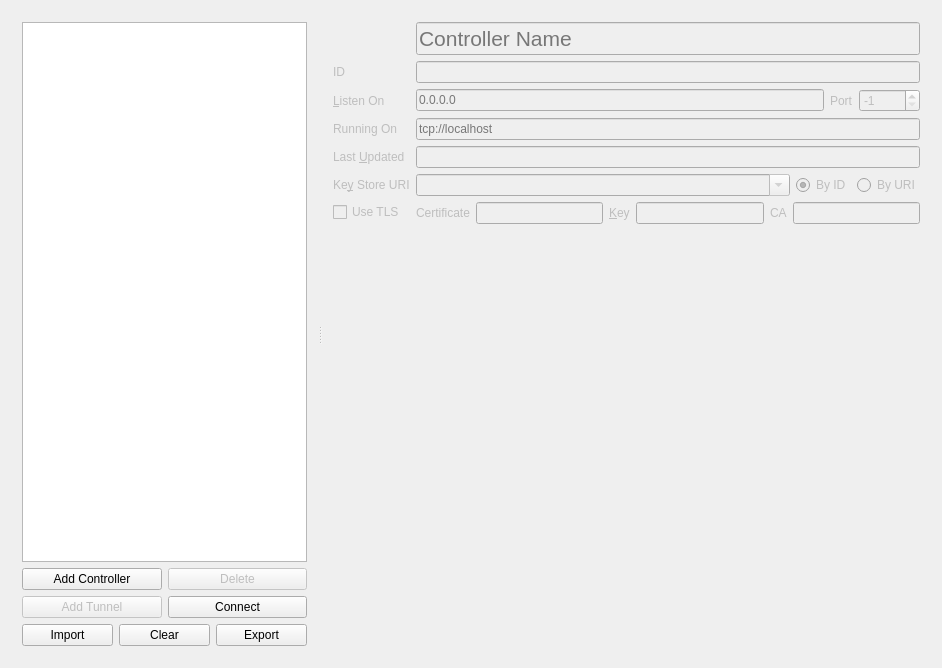
<?xml version="1.0" encoding="UTF-8"?>
<ui version="4.0">
 <author>Richard Collins &lt;richard.collins@bristol.ac.uk&gt;</author>
 <comment>Copyright (C) University of Bristol 2017
   This Source Code Form is subject to the terms of the Mozilla Public License, v. 2.0. 
   If a copy of the MPL was not distributed with this file, You can obtain one at https://mozilla.org/MPL/2.0/.
   See LICENSE file for details.</comment>
 <class>MainWindow</class>
 <widget class="QMainWindow" name="MainWindow">
  <property name="geometry">
   <rect>
    <x>0</x>
    <y>0</y>
    <width>942</width>
    <height>668</height>
   </rect>
  </property>
  <property name="windowTitle">
   <string>MainWindow</string>
  </property>
  <property name="toolTip">
   <string/>
  </property>
  <widget class="QWidget" name="centralWidget">
   <layout class="QGridLayout" name="gridLayout">
    <item row="0" column="0">
     <widget class="QSplitter" name="splitter">
      <property name="orientation">
       <enum>Qt::Horizontal</enum>
      </property>
      <widget class="QWidget" name="verticalLayoutWidget_2">
       <layout class="QVBoxLayout" name="leftPane">
        <item>
         <widget class="QTreeView" name="controllerList">
          <property name="sizePolicy">
           <sizepolicy hsizetype="MinimumExpanding" vsizetype="MinimumExpanding">
            <horstretch>0</horstretch>
            <verstretch>0</verstretch>
           </sizepolicy>
          </property>
          <property name="toolTip">
           <string>Known controllers and their details</string>
          </property>
          <property name="alternatingRowColors">
           <bool>true</bool>
          </property>
          <property name="selectionBehavior">
           <enum>QAbstractItemView::SelectRows</enum>
          </property>
          <property name="autoExpandDelay">
           <number>0</number>
          </property>
          <property name="rootIsDecorated">
           <bool>true</bool>
          </property>
          <property name="uniformRowHeights">
           <bool>true</bool>
          </property>
          <attribute name="headerVisible">
           <bool>false</bool>
          </attribute>
         </widget>
        </item>
        <item>
         <layout class="QGridLayout" name="gridLayout_7">
          <item row="0" column="0">
           <widget class="QPushButton" name="controllerAdd">
            <property name="toolTip">
             <string>Add a controller configuration to run locally</string>
            </property>
            <property name="text">
             <string>Add Controller</string>
            </property>
            <property name="icon">
             <iconset theme="add">
              <normaloff>.</normaloff>.</iconset>
            </property>
           </widget>
          </item>
          <item row="0" column="2">
           <widget class="QPushButton" name="controllerDelete">
            <property name="enabled">
             <bool>false</bool>
            </property>
            <property name="text">
             <string>Delete</string>
            </property>
            <property name="icon">
             <iconset theme="remove">
              <normaloff>.</normaloff>.</iconset>
            </property>
           </widget>
          </item>
          <item row="1" column="2">
           <widget class="QPushButton" name="manualConnect">
            <property name="enabled">
             <bool>true</bool>
            </property>
            <property name="toolTip">
             <string>&lt;html&gt;&lt;head/&gt;&lt;body&gt;&lt;p&gt;Connect to a running service &lt;/p&gt;&lt;p&gt;which has not been detected.&lt;/p&gt;&lt;/body&gt;&lt;/html&gt;</string>
            </property>
            <property name="text">
             <string>Connect</string>
            </property>
            <property name="icon">
             <iconset theme="network-connect">
              <normaloff>.</normaloff>.</iconset>
            </property>
           </widget>
          </item>
          <item row="1" column="0">
           <widget class="QPushButton" name="createTunnel">
            <property name="enabled">
             <bool>false</bool>
            </property>
            <property name="text">
             <string>Add Tunnel</string>
            </property>
            <property name="icon">
             <iconset theme="add">
              <normaloff>.</normaloff>.</iconset>
            </property>
           </widget>
          </item>
         </layout>
        </item>
        <item>
         <layout class="QGridLayout" name="gridLayout_11" columnstretch="0,0,0" rowminimumheight="0">
          <property name="sizeConstraint">
           <enum>QLayout::SetDefaultConstraint</enum>
          </property>
          <item row="0" column="0">
           <widget class="QPushButton" name="importSettings">
            <property name="text">
             <string>Import</string>
            </property>
            <property name="icon">
             <iconset theme="document-import">
              <normaloff>.</normaloff>.</iconset>
            </property>
           </widget>
          </item>
          <item row="0" column="1">
           <widget class="QPushButton" name="clearModels">
            <property name="text">
             <string>Clear</string>
            </property>
            <property name="icon">
             <iconset theme="editclear">
              <normaloff>.</normaloff>.</iconset>
            </property>
           </widget>
          </item>
          <item row="0" column="2">
           <widget class="QPushButton" name="exportSettings">
            <property name="text">
             <string>Export</string>
            </property>
            <property name="icon">
             <iconset theme="document-export">
              <normaloff>.</normaloff>.</iconset>
            </property>
           </widget>
          </item>
         </layout>
        </item>
       </layout>
      </widget>
      <widget class="QFrame" name="rightFrame">
       <property name="enabled">
        <bool>false</bool>
       </property>
       <property name="sizePolicy">
        <sizepolicy hsizetype="MinimumExpanding" vsizetype="Preferred">
         <horstretch>0</horstretch>
         <verstretch>0</verstretch>
        </sizepolicy>
       </property>
       <layout class="QVBoxLayout" name="rightPane">
        <item>
         <layout class="QFormLayout" name="formLayout_2">
          <item row="2" column="0">
           <widget class="QLabel" name="controllerIcon">
            <property name="sizePolicy">
             <sizepolicy hsizetype="Fixed" vsizetype="Fixed">
              <horstretch>0</horstretch>
              <verstretch>0</verstretch>
             </sizepolicy>
            </property>
            <property name="maximumSize">
             <size>
              <width>64</width>
              <height>64</height>
             </size>
            </property>
            <property name="text">
             <string/>
            </property>
            <property name="pixmap">
             <pixmap resource="images.qrc">:/icons/Controller</pixmap>
            </property>
            <property name="scaledContents">
             <bool>true</bool>
            </property>
           </widget>
          </item>
          <item row="2" column="1">
           <widget class="QLineEdit" name="controllerName">
            <property name="sizePolicy">
             <sizepolicy hsizetype="Expanding" vsizetype="Minimum">
              <horstretch>0</horstretch>
              <verstretch>0</verstretch>
             </sizepolicy>
            </property>
            <property name="font">
             <font>
              <pointsize>16</pointsize>
             </font>
            </property>
            <property name="placeholderText">
             <string>Controller Name</string>
            </property>
           </widget>
          </item>
          <item row="3" column="0">
           <widget class="QLabel" name="controllerIDLabel">
            <property name="text">
             <string>ID</string>
            </property>
            <property name="buddy">
             <cstring>controllerID</cstring>
            </property>
           </widget>
          </item>
          <item row="3" column="1">
           <widget class="QLineEdit" name="controllerID">
            <property name="toolTip">
             <string>GUID for the service</string>
            </property>
            <property name="readOnly">
             <bool>false</bool>
            </property>
            <property name="clearButtonEnabled">
             <bool>false</bool>
            </property>
           </widget>
          </item>
          <item row="4" column="0">
           <widget class="QLabel" name="listenAddressLabel">
            <property name="text">
             <string>&amp;Listen On</string>
            </property>
            <property name="buddy">
             <cstring>listenAddress</cstring>
            </property>
           </widget>
          </item>
          <item row="4" column="1">
           <layout class="QHBoxLayout" name="horizontalLayout_3">
            <item>
             <widget class="QLineEdit" name="listenAddress">
              <property name="placeholderText">
               <string>0.0.0.0</string>
              </property>
             </widget>
            </item>
            <item>
             <widget class="QLabel" name="listenPortLabel">
              <property name="text">
               <string>Port</string>
              </property>
              <property name="buddy">
               <cstring>listenPort</cstring>
              </property>
             </widget>
            </item>
            <item>
             <widget class="QSpinBox" name="listenPort">
              <property name="buttonSymbols">
               <enum>QAbstractSpinBox::UpDownArrows</enum>
              </property>
              <property name="minimum">
               <number>-1</number>
              </property>
              <property name="maximum">
               <number>65535</number>
              </property>
              <property name="value">
               <number>-1</number>
              </property>
             </widget>
            </item>
           </layout>
          </item>
          <item row="5" column="0">
           <widget class="QLabel" name="controllerHostLabel">
            <property name="text">
             <string>Running On</string>
            </property>
            <property name="buddy">
             <cstring>controllerHost</cstring>
            </property>
           </widget>
          </item>
          <item row="5" column="1">
           <widget class="QLineEdit" name="controllerHost">
            <property name="enabled">
             <bool>false</bool>
            </property>
            <property name="inputMethodHints">
             <set>Qt::ImhUrlCharactersOnly</set>
            </property>
            <property name="readOnly">
             <bool>false</bool>
            </property>
            <property name="placeholderText">
             <string>tcp://localhost</string>
            </property>
           </widget>
          </item>
          <item row="6" column="0">
           <widget class="QLabel" name="lastUpdatedLabel">
            <property name="text">
             <string>Last &amp;Updated</string>
            </property>
            <property name="buddy">
             <cstring>lastUpdated</cstring>
            </property>
           </widget>
          </item>
          <item row="6" column="1">
           <widget class="QLineEdit" name="lastUpdated">
            <property name="toolTip">
             <string>Last time fields where updated</string>
            </property>
            <property name="autoFillBackground">
             <bool>false</bool>
            </property>
            <property name="inputMethodHints">
             <set>Qt::ImhDate|Qt::ImhTime</set>
            </property>
            <property name="readOnly">
             <bool>true</bool>
            </property>
            <property name="clearButtonEnabled">
             <bool>false</bool>
            </property>
           </widget>
          </item>
          <item row="8" column="1">
           <layout class="QHBoxLayout" name="horizontalLayout_10">
            <item>
             <widget class="QComboBox" name="keyStoreFactory">
              <property name="toolTip">
               <string>Specify where keys are retrieved from</string>
              </property>
              <property name="inputMethodHints">
               <set>Qt::ImhUrlCharactersOnly</set>
              </property>
              <property name="editable">
               <bool>true</bool>
              </property>
             </widget>
            </item>
            <item>
             <widget class="QRadioButton" name="keyStoreFactoryById">
              <property name="sizePolicy">
               <sizepolicy hsizetype="Maximum" vsizetype="Fixed">
                <horstretch>0</horstretch>
                <verstretch>0</verstretch>
               </sizepolicy>
              </property>
              <property name="text">
               <string>By ID</string>
              </property>
              <property name="checked">
               <bool>true</bool>
              </property>
              <attribute name="buttonGroup">
               <string notr="true">keyStoreReferenceGroup</string>
              </attribute>
             </widget>
            </item>
            <item>
             <widget class="QRadioButton" name="keyStoreFactoryByUri">
              <property name="sizePolicy">
               <sizepolicy hsizetype="Maximum" vsizetype="Fixed">
                <horstretch>0</horstretch>
                <verstretch>0</verstretch>
               </sizepolicy>
              </property>
              <property name="text">
               <string>By URI</string>
              </property>
              <attribute name="buttonGroup">
               <string notr="true">keyStoreReferenceGroup</string>
              </attribute>
             </widget>
            </item>
           </layout>
          </item>
          <item row="8" column="0">
           <widget class="QLabel" name="keyStoreFactoryLabel">
            <property name="text">
             <string>Ke&amp;y Store URI</string>
            </property>
            <property name="buddy">
             <cstring>keyStoreFactory</cstring>
            </property>
           </widget>
          </item>
          <item row="9" column="1">
           <layout class="QHBoxLayout" name="horizontalLayout_6">
            <item>
             <widget class="QLabel" name="label_2">
              <property name="text">
               <string>Certificate</string>
              </property>
              <property name="buddy">
               <cstring>certFile</cstring>
              </property>
             </widget>
            </item>
            <item>
             <widget class="QLineEdit" name="certFile"/>
            </item>
            <item>
             <widget class="QLabel" name="label_4">
              <property name="text">
               <string>&amp;Key</string>
              </property>
              <property name="buddy">
               <cstring>keyFile</cstring>
              </property>
             </widget>
            </item>
            <item>
             <widget class="QLineEdit" name="keyFile"/>
            </item>
            <item>
             <widget class="QLabel" name="label_6">
              <property name="text">
               <string>CA</string>
              </property>
              <property name="buddy">
               <cstring>caFile</cstring>
              </property>
             </widget>
            </item>
            <item>
             <widget class="QLineEdit" name="caFile"/>
            </item>
           </layout>
          </item>
          <item row="9" column="0">
           <widget class="QCheckBox" name="certUseTls">
            <property name="text">
             <string>Use TLS</string>
            </property>
           </widget>
          </item>
         </layout>
        </item>
        <item>
         <widget class="QStackedWidget" name="editStack">
          <property name="sizePolicy">
           <sizepolicy hsizetype="Preferred" vsizetype="MinimumExpanding">
            <horstretch>0</horstretch>
            <verstretch>0</verstretch>
           </sizepolicy>
          </property>
          <widget class="QWidget" name="blankEditPage">
           <layout class="QGridLayout" name="gridLayout_4">
            <item row="0" column="0">
             <widget class="QLabel" name="label_5">
              <property name="text">
               <string/>
              </property>
             </widget>
            </item>
           </layout>
          </widget>
          <widget class="QWidget" name="tunnelEditPage">
           <layout class="QGridLayout" name="gridLayout_2">
            <item row="11" column="1">
             <layout class="QHBoxLayout" name="horizontalLayout_4">
              <item>
               <widget class="QComboBox" name="tunCryptoBlockCypher">
                <property name="editable">
                 <bool>true</bool>
                </property>
               </widget>
              </item>
              <item>
               <widget class="QLabel" name="tunCryptoKeySizeLabel">
                <property name="sizePolicy">
                 <sizepolicy hsizetype="Maximum" vsizetype="Maximum">
                  <horstretch>0</horstretch>
                  <verstretch>0</verstretch>
                 </sizepolicy>
                </property>
                <property name="text">
                 <string>Key Si&amp;ze</string>
                </property>
                <property name="buddy">
                 <cstring>tunCryptoKeySize</cstring>
                </property>
               </widget>
              </item>
              <item>
               <widget class="QComboBox" name="tunCryptoKeySize">
                <property name="sizePolicy">
                 <sizepolicy hsizetype="Maximum" vsizetype="Fixed">
                  <horstretch>0</horstretch>
                  <verstretch>0</verstretch>
                 </sizepolicy>
                </property>
                <property name="editable">
                 <bool>true</bool>
                </property>
               </widget>
              </item>
             </layout>
            </item>
            <item row="6" column="1">
             <layout class="QHBoxLayout" name="horizontalLayout_5">
              <item>
               <widget class="QLineEdit" name="tunEndDevice"/>
              </item>
              <item>
               <widget class="QToolButton" name="tunEndDeviceEdit">
                <property name="text">
                 <string>Edit</string>
                </property>
                <property name="icon">
                 <iconset theme="edit">
                  <normaloff>.</normaloff>.</iconset>
                </property>
               </widget>
              </item>
             </layout>
            </item>
            <item row="10" column="1">
             <layout class="QHBoxLayout" name="horizontalLayout_2">
              <item>
               <widget class="QComboBox" name="tunCryptoMode">
                <property name="editable">
                 <bool>true</bool>
                </property>
               </widget>
              </item>
              <item>
               <widget class="QComboBox" name="tunCryptoSubMode">
                <property name="editable">
                 <bool>true</bool>
                </property>
               </widget>
              </item>
             </layout>
            </item>
            <item row="4" column="0">
             <widget class="QLabel" name="tunStartDeviceLabel">
              <property name="text">
               <string>&amp;Start Device</string>
              </property>
              <property name="buddy">
               <cstring>tunStartDevice</cstring>
              </property>
             </widget>
            </item>
            <item row="0" column="0">
             <widget class="QLabel" name="tunIcon">
              <property name="maximumSize">
               <size>
                <width>64</width>
                <height>64</height>
               </size>
              </property>
              <property name="text">
               <string/>
              </property>
              <property name="pixmap">
               <pixmap resource="images.qrc">:/icons/tun</pixmap>
              </property>
              <property name="scaledContents">
               <bool>true</bool>
              </property>
             </widget>
            </item>
            <item row="12" column="1">
             <layout class="QHBoxLayout" name="horizontalLayout_8">
              <item>
               <widget class="QSpinBox" name="tunKeyMaxBytes">
                <property name="alignment">
                 <set>Qt::AlignRight|Qt::AlignTrailing|Qt::AlignVCenter</set>
                </property>
                <property name="accelerated">
                 <bool>true</bool>
                </property>
                <property name="showGroupSeparator" stdset="0">
                 <bool>false</bool>
                </property>
                <property name="suffix">
                 <string/>
                </property>
                <property name="minimum">
                 <number>-1</number>
                </property>
                <property name="maximum">
                 <number>1025</number>
                </property>
                <property name="singleStep">
                 <number>64</number>
                </property>
               </widget>
              </item>
              <item>
               <widget class="QComboBox" name="tunKeyMaxBytesScale">
                <property name="sizePolicy">
                 <sizepolicy hsizetype="Minimum" vsizetype="Fixed">
                  <horstretch>0</horstretch>
                  <verstretch>0</verstretch>
                 </sizepolicy>
                </property>
                <item>
                 <property name="text">
                  <string>KiB</string>
                 </property>
                </item>
                <item>
                 <property name="text">
                  <string>MiB</string>
                 </property>
                </item>
                <item>
                 <property name="text">
                  <string>TiB</string>
                 </property>
                </item>
               </widget>
              </item>
              <item>
               <widget class="QLabel" name="label">
                <property name="text">
                 <string>or after</string>
                </property>
                <property name="buddy">
                 <cstring>tunKeyMaxTime</cstring>
                </property>
               </widget>
              </item>
              <item>
               <widget class="QSpinBox" name="tunKeyMaxTime">
                <property name="sizePolicy">
                 <sizepolicy hsizetype="MinimumExpanding" vsizetype="Fixed">
                  <horstretch>0</horstretch>
                  <verstretch>0</verstretch>
                 </sizepolicy>
                </property>
                <property name="layoutDirection">
                 <enum>Qt::LeftToRight</enum>
                </property>
                <property name="alignment">
                 <set>Qt::AlignRight|Qt::AlignTrailing|Qt::AlignVCenter</set>
                </property>
                <property name="suffix">
                 <string/>
                </property>
                <property name="minimum">
                 <number>0</number>
                </property>
                <property name="maximum">
                 <number>2147483647</number>
                </property>
               </widget>
              </item>
              <item>
               <widget class="QComboBox" name="tunKeyMaxTimeUnits">
                <property name="sizePolicy">
                 <sizepolicy hsizetype="Minimum" vsizetype="Fixed">
                  <horstretch>0</horstretch>
                  <verstretch>0</verstretch>
                 </sizepolicy>
                </property>
                <item>
                 <property name="text">
                  <string>Seconds</string>
                 </property>
                </item>
                <item>
                 <property name="text">
                  <string>Minutes</string>
                 </property>
                </item>
                <item>
                 <property name="text">
                  <string>Hours</string>
                 </property>
                </item>
               </widget>
              </item>
              <item>
               <widget class="QLabel" name="label_3">
                <property name="text">
                 <string>time</string>
                </property>
               </widget>
              </item>
              <item>
               <spacer name="horizontalSpacer">
                <property name="orientation">
                 <enum>Qt::Horizontal</enum>
                </property>
                <property name="sizeHint" stdset="0">
                 <size>
                  <width>40</width>
                  <height>20</height>
                 </size>
                </property>
               </spacer>
              </item>
             </layout>
            </item>
            <item row="20" column="1">
             <widget class="QPushButton" name="tunActivate">
              <property name="enabled">
               <bool>false</bool>
              </property>
              <property name="text">
               <string>Activate</string>
              </property>
              <property name="icon">
               <iconset theme="system-run">
                <normaloff>.</normaloff>.</iconset>
              </property>
              <property name="checkable">
               <bool>true</bool>
              </property>
             </widget>
            </item>
            <item row="21" column="1">
             <spacer name="verticalSpacer">
              <property name="orientation">
               <enum>Qt::Vertical</enum>
              </property>
              <property name="sizeHint" stdset="0">
               <size>
                <width>20</width>
                <height>40</height>
               </size>
              </property>
             </spacer>
            </item>
            <item row="3" column="0">
             <widget class="QLabel" name="tunOtherControllerLabel">
              <property name="text">
               <string>Other Controller</string>
              </property>
              <property name="buddy">
               <cstring>tunOtherController</cstring>
              </property>
             </widget>
            </item>
            <item row="4" column="1">
             <layout class="QHBoxLayout" name="horizontalLayout">
              <item>
               <widget class="QLineEdit" name="tunStartDevice"/>
              </item>
              <item>
               <widget class="QToolButton" name="tunStartDeviceEdit">
                <property name="toolTip">
                 <string>Edit the selected device</string>
                </property>
                <property name="text">
                 <string>Edit</string>
                </property>
                <property name="icon">
                 <iconset theme="edit">
                  <normaloff>.</normaloff>.</iconset>
                </property>
               </widget>
              </item>
             </layout>
            </item>
            <item row="10" column="0">
             <widget class="QLabel" name="tunCryptoModeLabel">
              <property name="sizePolicy">
               <sizepolicy hsizetype="Maximum" vsizetype="Maximum">
                <horstretch>0</horstretch>
                <verstretch>0</verstretch>
               </sizepolicy>
              </property>
              <property name="text">
               <string>Crypto &amp;Mode</string>
              </property>
              <property name="buddy">
               <cstring>tunCryptoMode</cstring>
              </property>
             </widget>
            </item>
            <item row="3" column="1">
             <layout class="QHBoxLayout" name="horizontalLayout_9">
              <item>
               <widget class="QComboBox" name="tunOtherController">
                <property name="editable">
                 <bool>true</bool>
                </property>
               </widget>
              </item>
              <item>
               <widget class="QRadioButton" name="tunOtherControllerByID">
                <property name="sizePolicy">
                 <sizepolicy hsizetype="Maximum" vsizetype="Fixed">
                  <horstretch>0</horstretch>
                  <verstretch>0</verstretch>
                 </sizepolicy>
                </property>
                <property name="toolTip">
                 <string>Referencing the Controller by ID uses dynamic discovery.
Best for when the address/port numbers are not known beforehand.</string>
                </property>
                <property name="text">
                 <string>B&amp;y ID</string>
                </property>
                <property name="checked">
                 <bool>true</bool>
                </property>
                <attribute name="buttonGroup">
                 <string notr="true">controllerReferenceGroup</string>
                </attribute>
               </widget>
              </item>
              <item>
               <widget class="QRadioButton" name="tunOtherControllerByUri">
                <property name="sizePolicy">
                 <sizepolicy hsizetype="Maximum" vsizetype="Fixed">
                  <horstretch>0</horstretch>
                  <verstretch>0</verstretch>
                 </sizepolicy>
                </property>
                <property name="toolTip">
                 <string>Referencing the Controller by URI uses a specific port number.
Best for a preconfigured service or when dynamic discovery wont work.</string>
                </property>
                <property name="text">
                 <string>By URI</string>
                </property>
                <attribute name="buttonGroup">
                 <string notr="true">controllerReferenceGroup</string>
                </attribute>
               </widget>
              </item>
             </layout>
            </item>
            <item row="6" column="0">
             <widget class="QLabel" name="tunEndDeviceLabel">
              <property name="text">
               <string>End De&amp;vice</string>
              </property>
              <property name="buddy">
               <cstring>tunEndDevice</cstring>
              </property>
             </widget>
            </item>
            <item row="0" column="1">
             <widget class="QLineEdit" name="tunName"/>
            </item>
            <item row="12" column="0">
             <widget class="QLabel" name="keyRecycleLabel">
              <property name="text">
               <string>Recycle Key e&amp;very</string>
              </property>
              <property name="buddy">
               <cstring>tunKeyMaxBytes</cstring>
              </property>
             </widget>
            </item>
            <item row="11" column="0">
             <widget class="QLabel" name="tunCryptoBlockCypherLabel">
              <property name="sizePolicy">
               <sizepolicy hsizetype="Maximum" vsizetype="Maximum">
                <horstretch>0</horstretch>
                <verstretch>0</verstretch>
               </sizepolicy>
              </property>
              <property name="text">
               <string>Bloc&amp;k Cypher</string>
              </property>
              <property name="buddy">
               <cstring>tunCryptoBlockCypher</cstring>
              </property>
             </widget>
            </item>
           </layout>
          </widget>
         </widget>
        </item>
       </layout>
      </widget>
     </widget>
    </item>
   </layout>
  </widget>
 </widget>
 <layoutdefault spacing="6" margin="11"/>
 <tabstops>
  <tabstop>controllerList</tabstop>
  <tabstop>controllerAdd</tabstop>
  <tabstop>controllerDelete</tabstop>
  <tabstop>manualConnect</tabstop>
  <tabstop>importSettings</tabstop>
  <tabstop>clearModels</tabstop>
  <tabstop>controllerID</tabstop>
  <tabstop>listenAddress</tabstop>
  <tabstop>listenPort</tabstop>
  <tabstop>controllerHost</tabstop>
  <tabstop>lastUpdated</tabstop>
 </tabstops>
 <resources>
  <include location="images.qrc"/>
 </resources>
 <connections/>
 <buttongroups>
  <buttongroup name="controllerReferenceGroup"/>
  <buttongroup name="keyStoreReferenceGroup"/>
 </buttongroups>
</ui>
